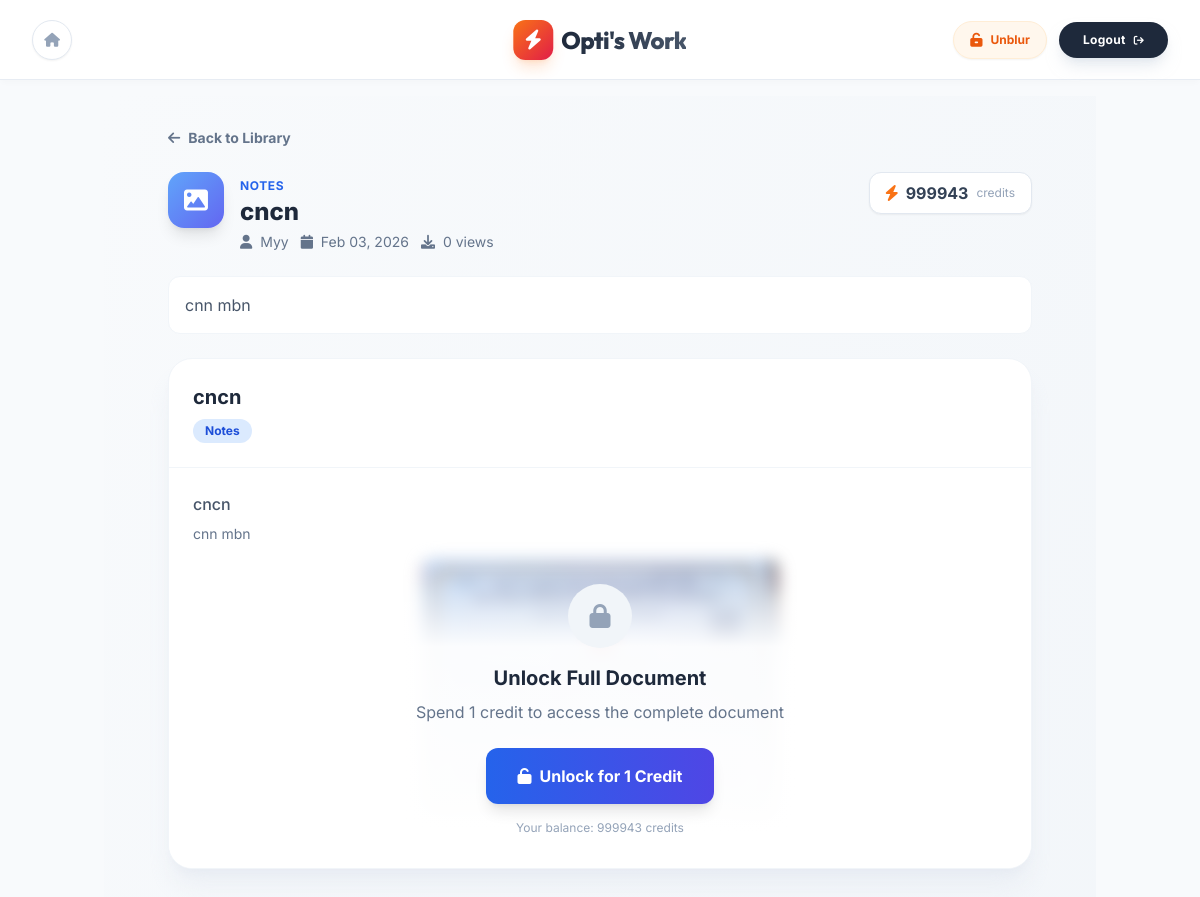
/library/document/3 (signed in), run on the app's committed database.
### models.py (models this page shows)
class Document(db.Model):
    id = db.Column(db.Integer, primary_key=True)
    user_id = db.Column(db.Integer, db.ForeignKey('user.id'), nullable=False)
    title = db.Column(db.String(200), nullable=False)
    description = db.Column(db.Text, nullable=True)
    doc_type = db.Column(db.String(50), default='notes')  # 'exam', 'notes', 'paper', 'assignment'
    file_path = db.Column(db.String(500), nullable=False)
    file_type = db.Column(db.String(20), nullable=False)  # 'pdf', 'image'
    extracted_text = db.Column(db.Text, nullable=True)  # OCR extracted text
    formatted_content = db.Column(db.Text, nullable=True)  # AI-formatted content
    thumbnail_path = db.Column(db.String(500), nullable=True)
    downloads = db.Column(db.Integer, default=0)
    is_approved = db.Column(db.Boolean, default=True)  # For moderation
    timestamp = db.Column(db.DateTime, default=datetime.utcnow)
    user = db.relationship('User', backref=db.backref('documents', lazy=True))

class User(UserMixin, db.Model):
    id = db.Column(db.Integer, primary_key=True)
    username = db.Column(db.String(150), unique=True, nullable=False)
    password = db.Column(db.String(150), nullable=False)
    role = db.Column(db.String(50), default='user')
    credits = db.Column(db.Integer, default=0)
    manager_id = db.Column(db.Integer, db.ForeignKey('user.id'), nullable=True)
    service_accounts = db.relationship('ServiceAccount', backref='owner', lazy=True, foreign_keys='ServiceAccount.owner_id')

### app.py (the view)
@app.route('/library/document/<int:doc_id>')
@login_required
def library_document(doc_id):
    doc = Document.query.get_or_404(doc_id)
    is_owner = doc.user_id == current_user.id
    unlock = DocumentUnlock.query.filter_by(
        user_id=current_user.id,
        document_id=doc_id
    ).first()
    is_unlocked = is_owner or unlock is not None
    return render_template('library_document.html',
                         document=doc,
                         is_unlocked=is_unlocked,
                         user=current_user)

### app.py (called while the page is built)
@login_manager.user_loader
def load_user(user_id):
    return db.session.get(User, int(user_id))

### templates/library_document.html (shortened to what this page needs)
{% extends "base.html" %}
{% block content %}
<div class="min-h-screen bg-gradient-to-br from-slate-50 to-slate-100 pb-10">
    <div class="max-w-4xl mx-auto pt-8 px-4 mb-6">
        <a href="{{ url_for('library') }}"
            class="text-slate-500 hover:text-blue-600 font-bold text-sm flex items-center gap-2 transition-colors mb-6">
            <i class="fa-solid fa-arrow-left"></i> Back to Library
        </a>
        <div class="flex items-start justify-between flex-wrap gap-4 mb-6">
            <div class="flex items-start gap-4">
                <div class="w-14 h-14 rounded-2xl bg-gradient-to-br
                    {% if document.doc_type == 'exam' %}from-orange-400 to-red-500{% elif document.doc_type == 'notes' %}from-blue-400 to-indigo-500{% elif document.doc_type == 'paper' %}from-purple-400 to-pink-500{% else %}from-green-400 to-emerald-500{% endif %}
                    text-white flex items-center justify-center text-2xl shadow-lg flex-shrink-0">
                    {% if document.file_type == 'pdf' %}
                    <i class="fa-solid fa-file-pdf"></i>
                    {% else %}
                    <i class="fa-solid fa-image"></i>
                    {% endif %}
                </div>
                <div>
                    <span
                        class="text-xs font-bold uppercase tracking-wider
                        {% if document.doc_type == 'exam' %}text-orange-600{% elif document.doc_type == 'notes' %}text-blue-600{% elif document.doc_type == 'paper' %}text-purple-600{% else %}text-green-600{% endif %}">
                        {{ document.doc_type }}
                    </span>
                    <h1 class="text-2xl font-extrabold text-slate-800 mb-1">{{ document.title }}</h1>
                    <div class="flex items-center gap-3 text-sm text-slate-500">
                        <span><i class="fa-solid fa-user mr-1"></i> {{ document.user.username }}</span>
                        <span><i class="fa-solid fa-calendar mr-1"></i> {{ document.timestamp.strftime('%b %d, %Y')
                            }}</span>
                        <span><i class="fa-solid fa-download mr-1"></i> {{ document.downloads }} views</span>
                    </div>
                </div>
            </div>
            <div class="flex items-center gap-3">
                <div class="bg-white px-4 py-2 rounded-xl border border-slate-200 shadow-sm flex items-center gap-2">
                    <i class="fa-solid fa-bolt text-orange-500"></i>
                    <span class="font-bold text-slate-700" id="credits-display">{{ user.credits }}</span>
                    <span class="text-xs text-slate-400">credits</span>
                </div>
            </div>
        </div>
        {% if document.description %}
        <p class="text-slate-600 bg-white rounded-xl border border-slate-100 p-4 mb-6">{{ document.description }}</p>
        {% endif %}
    </div>
    <div class="max-w-4xl mx-auto px-4">
        <div class="bg-white rounded-3xl shadow-xl shadow-slate-200/60 border border-slate-100 overflow-hidden">
            <div class="p-6 border-b border-slate-100">
                <h2 class="text-xl font-bold text-slate-800 mb-2">{{ document.title }}</h2>
                <div class="flex items-center gap-2 flex-wrap">
                    <span
                        class="px-3 py-1 rounded-full text-xs font-bold
                        {% if document.doc_type == 'exam' %}bg-orange-100 text-orange-700{% elif document.doc_type == 'notes' %}bg-blue-100 text-blue-700{% elif document.doc_type == 'paper' %}bg-purple-100 text-purple-700{% else %}bg-green-100 text-green-700{% endif %}">
                        {{ document.doc_type|capitalize }}
                    </span>
                </div>
            </div>
            <div class="relative">
                {% if is_unlocked %}
                <div class="p-6">
                    <div class="prose prose-slate max-w-none">
                        {% if document.formatted_content %}
                        {{ document.formatted_content|safe }}
                        {% elif document.extracted_text %}
                        <pre
                            class="whitespace-pre-wrap text-sm text-slate-700 bg-slate-50 p-4 rounded-xl">{{ document.extracted_text }}</pre>
                        {% else %}
                        {% if document.file_type == 'image' %}
                        <div class="text-center">
                            <p class="text-slate-500 mb-4"><i class="fa-solid fa-image mr-2"></i>Original Document Image
                            </p>
                            <img src="{{ url_for('static', filename='uploads/library/' + document.file_path.split('/')[-1].split('\\')[-1]) }}"
                                alt="{{ document.title }}" class="max-w-full rounded-xl shadow-lg mx-auto">
                        </div>
                        {% else %}
                        <div class="text-center py-8">
                            <i class="fa-solid fa-file-pdf text-5xl text-red-400 mb-4"></i>
                            <p class="text-slate-500">PDF document - click below to view</p>
                        </div>
                        {% endif %}
                        {% endif %}
                    </div>
                    <div class="mt-8 pt-6 border-t border-slate-100">
                        <a href="{{ url_for('static', filename='uploads/library/' + document.file_path.split('/')[-1].split('\\')[-1]) }}"
                            target="_blank"
                            class="inline-flex items-center gap-2 px-6 py-3 bg-slate-800 hover:bg-slate-900 text-white font-bold rounded-xl transition-all">
                            <i class="fa-solid fa-download"></i>
                            View Original File
                        </a>
                    </div>
                </div>
                {% else %}
                <div class="relative min-h-[400px]">
                    <div class="p-6 pb-4">
                        {% if document.formatted_content %}
                        <div class="prose prose-slate max-w-none">
                            <p class="text-slate-700">{{ document.formatted_content[:200]|safe }}...</p>
                        </div>
                        {% elif document.extracted_text %}
                        <pre
                            class="whitespace-pre-wrap text-sm text-slate-700">{{ document.extracted_text[:200] }}...</pre>
                        {% else %}
                        <p class="text-slate-600 font-medium mb-2">{{ document.title }}</p>
                        <p class="text-slate-500 text-sm">{{ document.description or 'Document uploaded - unlock to view
                            full content' }}</p>
                        {% endif %}
                    </div>
                    <div class="content-blurred p-6 pt-0">
                        {% if document.formatted_content %}
                        <div class="prose prose-slate max-w-none">
                            {{ document.formatted_content[200:800]|safe }}
                        </div>
                        {% elif document.extracted_text %}
                        <pre
                            class="whitespace-pre-wrap text-sm text-slate-700">{{ document.extracted_text[200:800] }}</pre>
                        {% else %}
                        {% if document.file_type == 'image' %}
                        <img src="{{ url_for('static', filename='uploads/library/' + document.file_path.split('/')[-1].split('\\')[-1]) }}"
                            alt="Blurred preview" class="max-w-full rounded-xl mx-auto max-h-64 object-cover">
                        {% else %}
                        <div
                            class="h-64 bg-gradient-to-b from-slate-100 to-slate-200 rounded-xl flex items-center justify-center">
                            <i class="fa-solid fa-file-pdf text-6xl text-red-300"></i>
                        </div>
                        {% endif %}
                        {% endif %}
                    </div>
                    <div class="unlock-overlay absolute bottom-0 left-0 right-0 p-8">
                        <div class="text-center">
                            <div
                                class="w-16 h-16 rounded-full bg-slate-100 flex items-center justify-center mx-auto mb-4">
                                <i class="fa-solid fa-lock text-2xl text-slate-400"></i>
                            </div>
                            <h3 class="text-xl font-bold text-slate-800 mb-2">Unlock Full Document</h3>
                            <p class="text-slate-500 mb-6">Spend 1 credit to access the complete document</p>
                            <button id="unlock-btn" onclick="unlockDocument({{ document.id }})"
                                class="px-8 py-4 bg-gradient-to-r from-blue-600 to-indigo-600 hover:from-blue-700 hover:to-indigo-700 text-white font-bold rounded-xl shadow-lg transition-all inline-flex items-center gap-2">
                                <i class="fa-solid fa-unlock"></i>
                                Unlock for 1 Credit
                            </button>
                            <p class="text-xs text-slate-400 mt-4">Your balance: <span id="credit-balance">{{
                                    user.credits }}</span> credits</p>
                        </div>
                    </div>
                </div>
                {% endif %}
            </div>
        </div>
    </div>
</div>
{% endblock %}

### templates/base.html (style rules this page uses)
body { font-family: 'Inter', sans-serif; }

### templates/library_document.html (style rules this page uses)
.content-blurred { filter: blur(8px); user-select: none; pointer-events: none; }
.unlock-overlay { background: linear-gradient(to bottom, transparent 0%, rgba(255, 255, 255, 0.95) 30%, white 100%); }

### data on the page
Document: doc_type "NOTES", title "cncn", timestamp "Feb 03, 2026", downloads "0", description "cnn mbn", doc_type "Notes"
User: user.username "Myy"
User: credits "999943"
